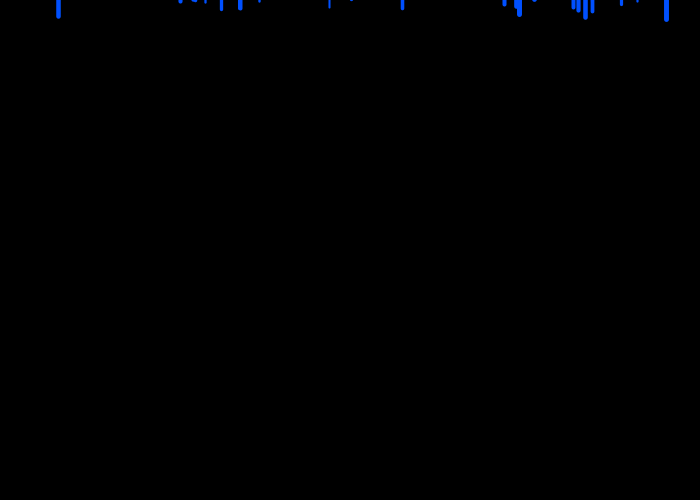
Frame 1 (no input)
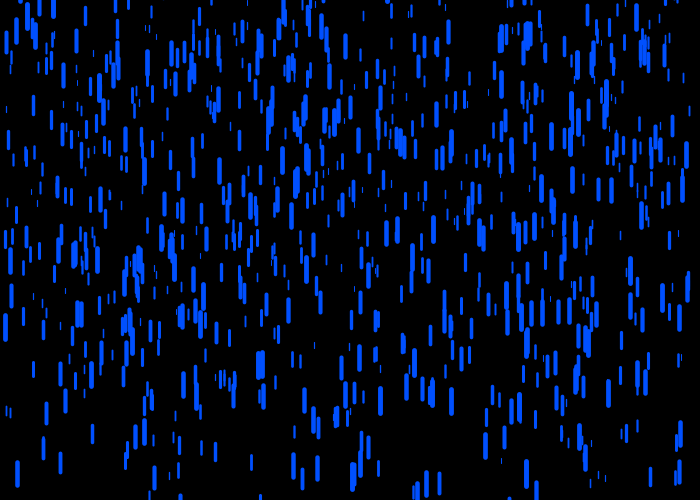
Frame 60 (the mouse pressed at the canvas centre just before this capture)
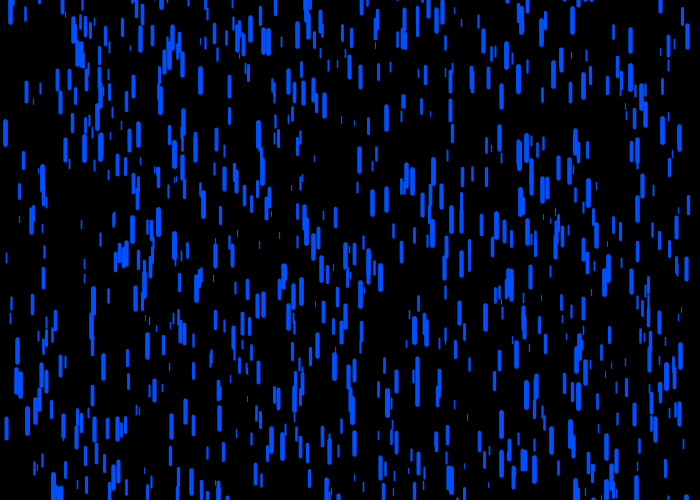
Frame 120 (the mouse held since frame 60 and released just before this capture)

The Processing sketch that drew these frames (run headless with seeded random() and noise(); from frame 60 on, the mouse is pressed at the canvas centre):

// Processing sketch: rain
// ── rain.pde
Gota[] gotas;
int QTD_GOTAS = 1000;
void setup(){
  size(700,500);
  gotas = new Gota[QTD_GOTAS];
  for(int i = 0; i< QTD_GOTAS; i++){
    gotas[i] = new Gota();
  }
  
}

void draw(){
  background(0);
  for(Gota gota: gotas){
    gota.show();
  }
}

// ── Gota.pde
class Gota{
  float x, y, ySpeed, len;
  
  Gota(){
    x = random(5,width-10);
    y = random(-500,-10);
    ySpeed = random(4,10);
    len = random(5,25);
  }
  
  void fall(){
    y+=ySpeed;
    if(y>height){
      y = random(-200,-100);
    }
  }
  
  void show(){
    fall();
    strokeWeight(len/5);
    stroke(0,80,255);
    line(x,y,x,y+len);
  }
  
}
